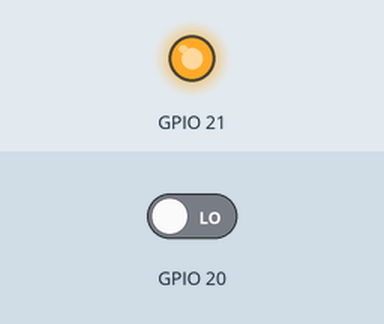
Recording of a program running on a simulated Raspberry Pi (BCM pin numbers). On the bench: output pins drawn as LEDs (lit = HIGH). The test bench sets the inputs (shaded band); at power-on: GPIO 20 LOW.

Above: at 1.2 s.
1.3 s: GPIO 20 driven HIGH
At 1.7 s:
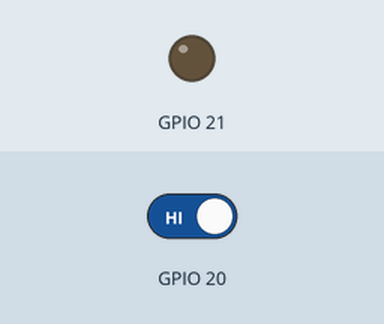
2.8 s: GPIO 20 driven LOW
At 4.1 s:
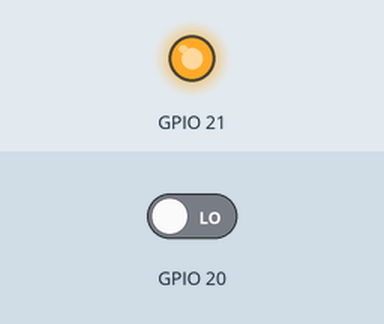
Timing chart, 0 to 5.8 s (numbered marks = the images above; inputs shaded):
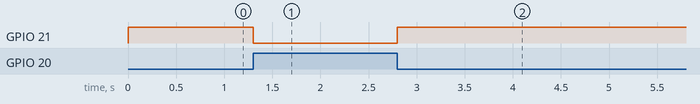

The program:

Ej2Raspberry.py
```python
#Apagar un LED al cambiar la entrada del pin 20.
import RPi.GPIO as GPIO
import time

GPIO.setwarnings(False)
GPIO.setmode(GPIO.BCM)
GPIO.setup(21, GPIO.OUT)
GPIO.setup(20, GPIO.IN) #Este pin es una entrada.

while True:
    #Si hay un 1 en el pin 20
    if GPIO.input(20):
        GPIO.output(21, False)
    else:
        GPIO.output(21, True)
```

Measured:
- after the input at 1.3 s, GPIO 21: HIGH → LOW at once
- after the input at 2.8 s, GPIO 21: LOW → HIGH at once
